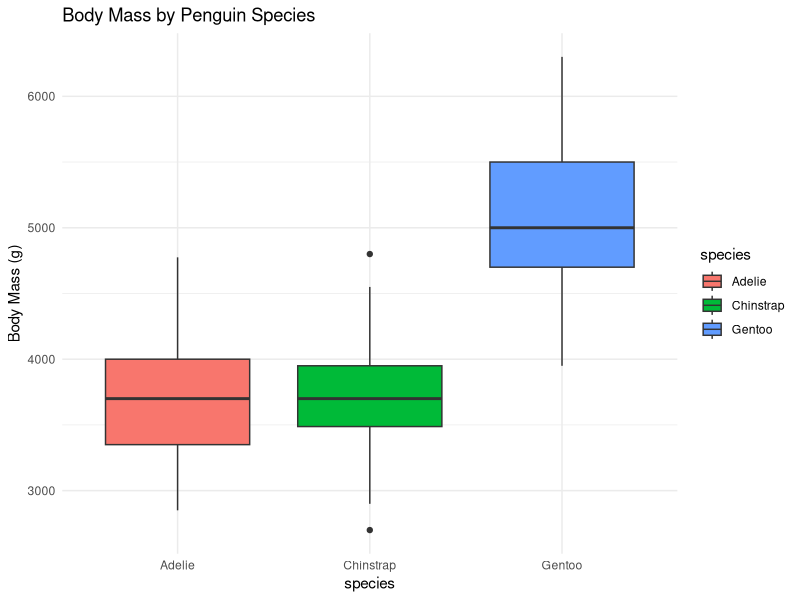
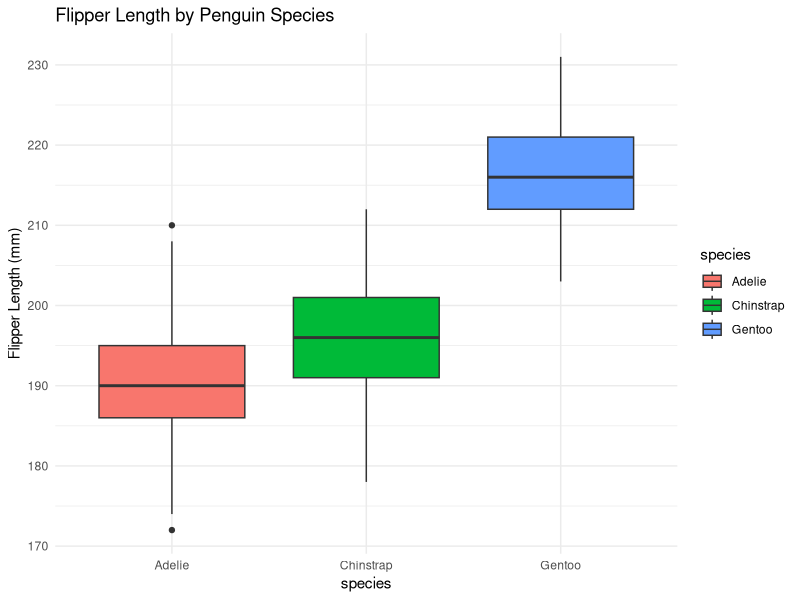
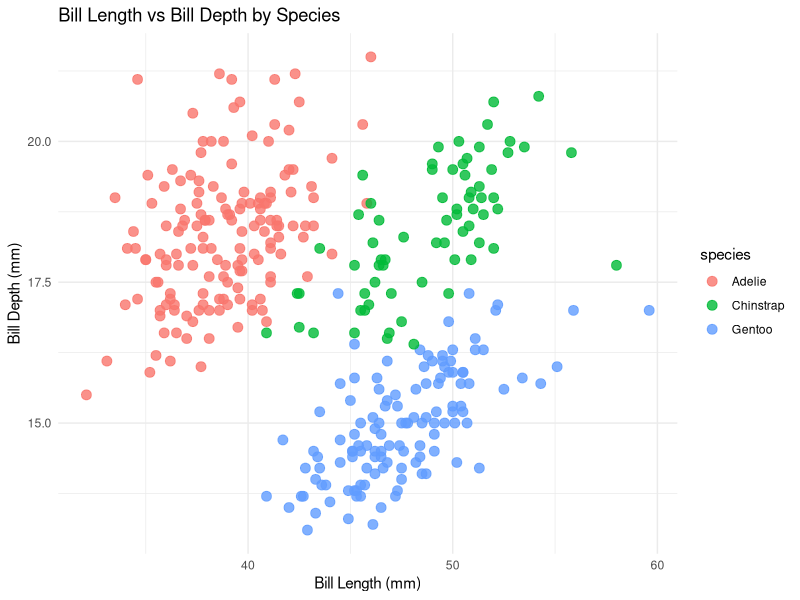
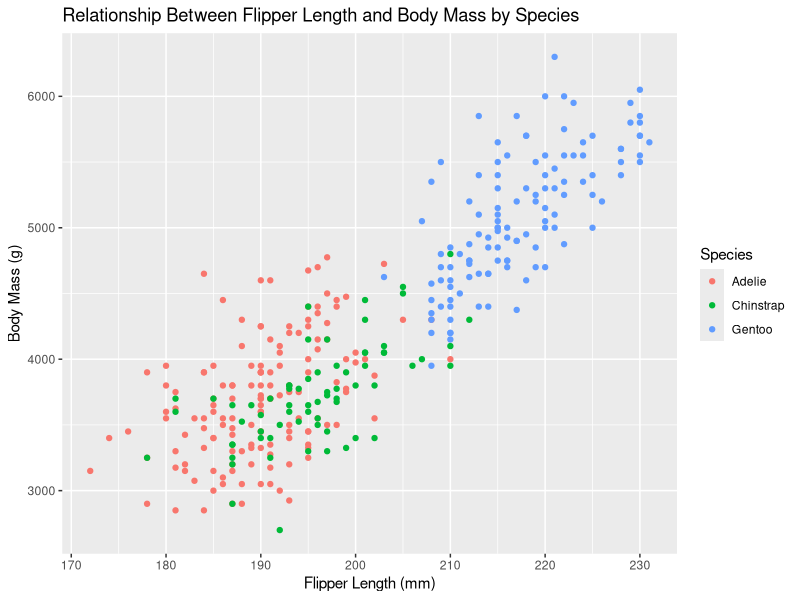
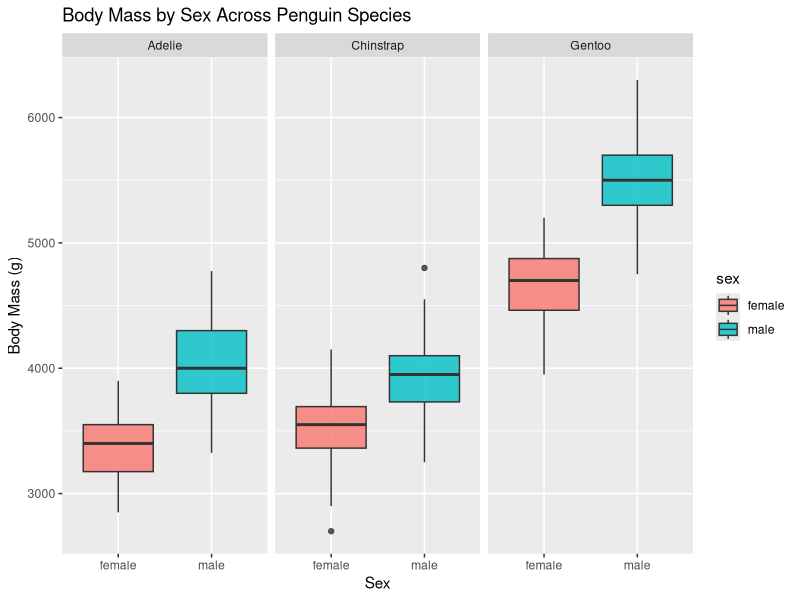
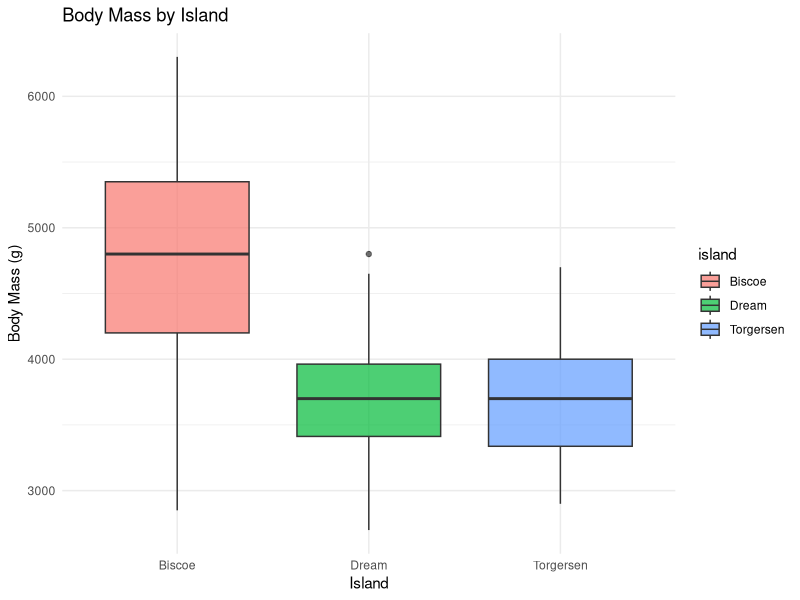
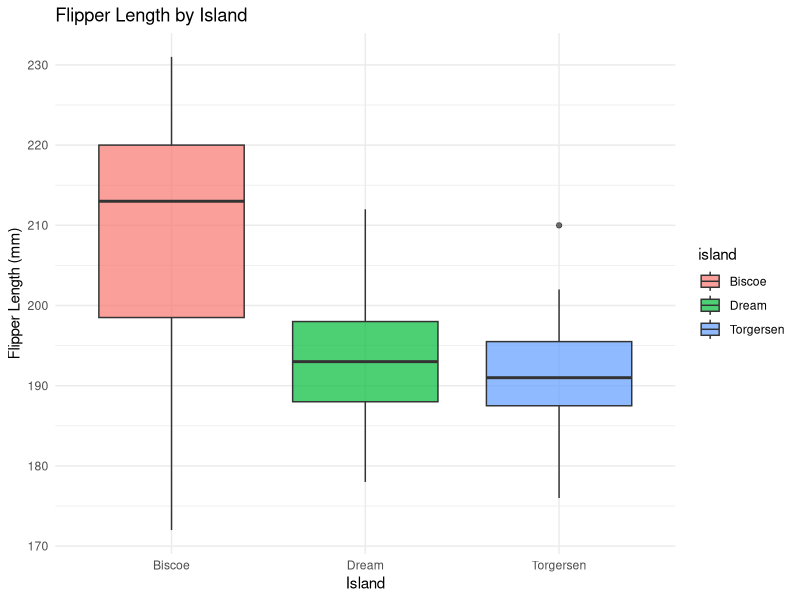
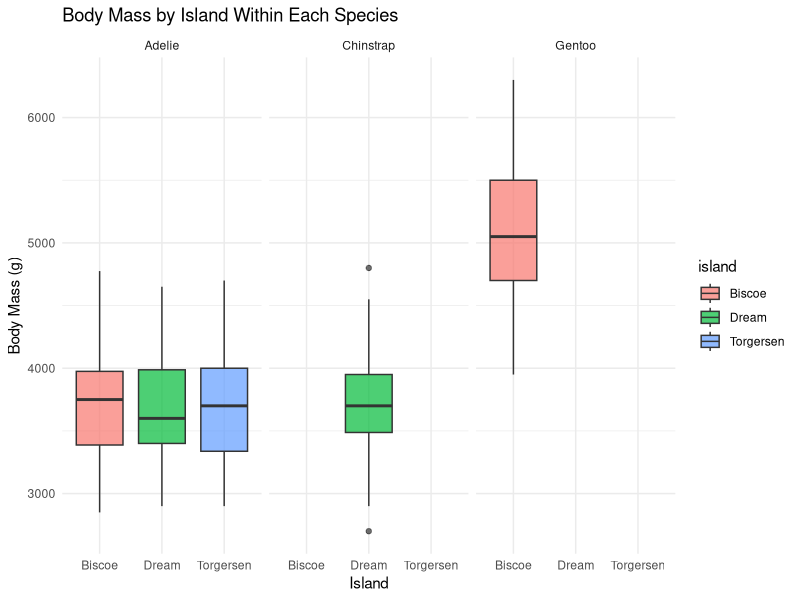

Generate these figures, in order, with R:
## ---- chunk 1
knitr::opts_chunk$set(echo = TRUE)
## ---- chunk 2
library(palmerpenguins)
data(package = "palmerpenguins")
## ---- chunk 3
library(tidyverse)

penguins_clean <- penguins |> 
  drop_na()

# Check dimensions before/after
dim(penguins)
dim(penguins_clean)

## ---- chunk 4
dim(penguins)
str(penguins)
## ---- chunk 5
ggplot(penguins, aes(x = species, y = body_mass_g, fill = species)) +
  geom_boxplot() +
  labs(title = "Body Mass by Penguin Species",
       y = "Body Mass (g)") +
  theme_minimal()

ggplot(penguins, aes(x = species, y = flipper_length_mm, fill = species)) +
  geom_boxplot() +
  labs(title = "Flipper Length by Penguin Species",
       y = "Flipper Length (mm)") +
  theme_minimal()

penguins %>%
  group_by(species) %>%
  summarize(
    mean_mass = mean(body_mass_g, na.rm = TRUE),
    mean_flipper = mean(flipper_length_mm, na.rm = TRUE)
  )

## ---- chunk 6
ggplot(penguins, aes(x = bill_length_mm, y = bill_depth_mm, color = species)) +
  geom_point(size = 3, alpha = 0.8) +
  labs(title = "Bill Length vs Bill Depth by Species",
       x = "Bill Length (mm)",
       y = "Bill Depth (mm)") +
  theme_minimal()

## ---- chunk 7
library(ggplot2)
library(dplyr)

penguins_clean |> 
  group_by(species) |> 
  summarize(correlation = cor(flipper_length_mm, body_mass_g))

ggplot(penguins_clean, aes(x = flipper_length_mm, y = body_mass_g, color = species)) +
  geom_point() +
  labs(
    title = "Relationship Between Flipper Length and Body Mass by Species",
    x = "Flipper Length (mm)",
    y = "Body Mass (g)",
    color = "Species"
  )
## ---- chunk 8
penguins_clean$flipper_group <- cut(penguins_clean$flipper_length_mm,
                                    breaks = 4)

tapply(penguins_clean$body_mass_g,
       list(penguins_clean$species, penguins_clean$flipper_group),
       mean, na.rm = TRUE)
## ---- chunk 9
tapply(penguins_clean$body_mass_g, penguins_clean$species, range)
tapply(penguins_clean$flipper_length_mm, penguins_clean$species, range)
## ---- chunk 10
penguins_clean |> 
  group_by(species, sex) |> 
  summarize(mean_mass = mean(body_mass_g, na.rm = TRUE))

ggplot(penguins_clean, aes(x = sex, y = body_mass_g, fill = sex)) +
  geom_boxplot(alpha = 0.8) +
  facet_wrap(~ species) +
  labs(
    title = "Body Mass by Sex Across Penguin Species",
    x = "Sex",
    y = "Body Mass (g)"
  ) 
## ---- chunk 11
tapply(penguins_clean$body_mass_g,
       list(penguins_clean$species, penguins_clean$sex),
       sd, na.rm = TRUE)
## ---- chunk 12

library(palmerpenguins)
library(dplyr)
library(ggplot2)


penguins_clean <- penguins %>%
drop_na()


head(penguins_clean)

## ---- chunk 13

penguins_clean %>%
group_by(island) %>%
summarize(
mean_mass = mean(body_mass_g, na.rm = TRUE),
mean_flipper = mean(flipper_length_mm, na.rm = TRUE),
mean_bill_length = mean(bill_length_mm, na.rm = TRUE),
mean_bill_depth = mean(bill_depth_mm, na.rm = TRUE)
)

## ---- chunk 14

ggplot(penguins_clean, aes(x = island, y = body_mass_g, fill = island)) +
geom_boxplot(alpha = 0.7) +
labs(title = "Body Mass by Island", y = "Body Mass (g)", x = "Island") +
theme_minimal()

ggplot(penguins_clean, aes(x = island, y = flipper_length_mm, fill = island)) +
geom_boxplot(alpha = 0.7) +
labs(title = "Flipper Length by Island", y = "Flipper Length (mm)", x = "Island") +
theme_minimal()

## ---- chunk 15

ggplot(penguins_clean, aes(x = island, y = body_mass_g, fill = island)) +
geom_boxplot(alpha = 0.7) +
facet_wrap(~ species) +
labs(title = "Body Mass by Island Within Each Species", y = "Body Mass (g)", x = "Island") +
theme_minimal()

ggplot(penguins_clean, aes(x = island, y = flipper_length_mm, fill = island)) +
geom_boxplot(alpha = 0.7) +
facet_wrap(~ species) +
labs(title = "Flipper Length by Island Within Each Species", y = "Flipper Length (mm)", x = "Island") +
theme_minimal()

## ---- chunk 16
library(ggplot2)
library(dplyr)
library(palmerpenguins)

penguins_clean <- penguins |>
  drop_na(species, bill_length_mm, bill_depth_mm,
          flipper_length_mm, body_mass_g)


ggplot(penguins_clean, aes(species, bill_length_mm, fill = species)) +
  geom_boxplot() +
  labs(title = "Bill Length by Species",
       x = "Species", y = "Bill Length (mm)") +
  theme_minimal()


ggplot(penguins_clean, aes(species, bill_depth_mm, fill = species)) +
  geom_boxplot() +
  labs(title = "Bill Depth by Species",
       x = "Species", y = "Bill Depth (mm)") +
  theme_minimal()


ggplot(penguins_clean, aes(species, flipper_length_mm, fill = species)) +
  geom_boxplot() +
  labs(title = "Flipper Length by Species",
       x = "Species", y = "Flipper Length (mm)") +
  theme_minimal()


ggplot(penguins_clean, aes(species, body_mass_g, fill = species)) +
  geom_boxplot() +
  labs(title = "Body Mass by Species",
       x = "Species", y = "Body Mass (g)") +
  theme_minimal()


